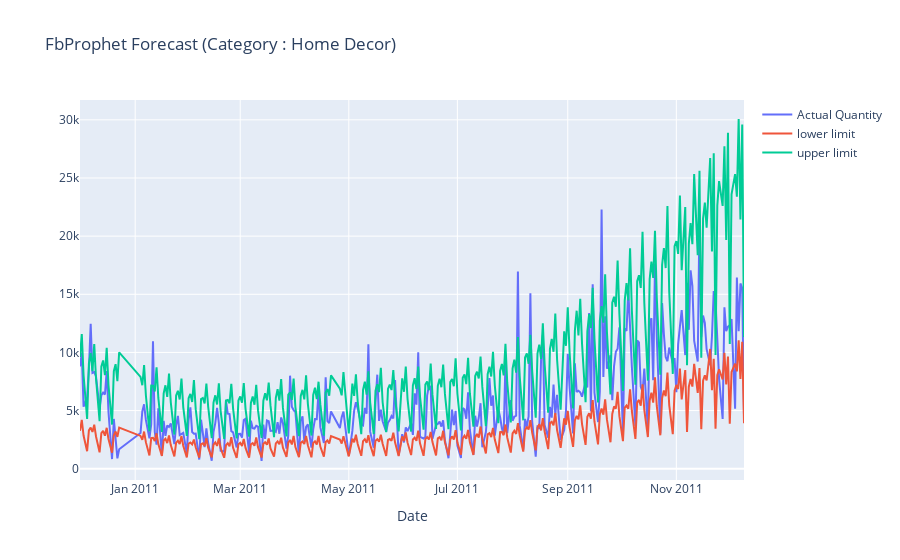

Notebook source saved alongside this figure:
### Code cell


### Figure 1 — Plotly figure (JSON) as saved in the notebook; plotly's stock layout.template omitted (floating-point values rounded to 4 significant figures; data arrays with more than 128 entries replaced by an {"elided": "..."} marker saying what was removed)
{"data": [{"name": "Actual Quantity", "type": "scatter", "x": {"elided": "305 str values"}, "y": {"elided": "305 int values"}}, {"name": "lower limit", "type": "scatter", "x": {"elided": "305 str values"}, "y": {"elided": "369 float values"}}, {"name": "upper limit", "type": "scatter", "x": {"elided": "305 str values"}, "y": {"elided": "369 float values"}}], "layout": {"title": {"text": "FbProphet Forecast (Category : Home Decor) "}, "xaxis": {"ticklen": 2, "title": {"text": "Date"}, "zeroline": true}}}
